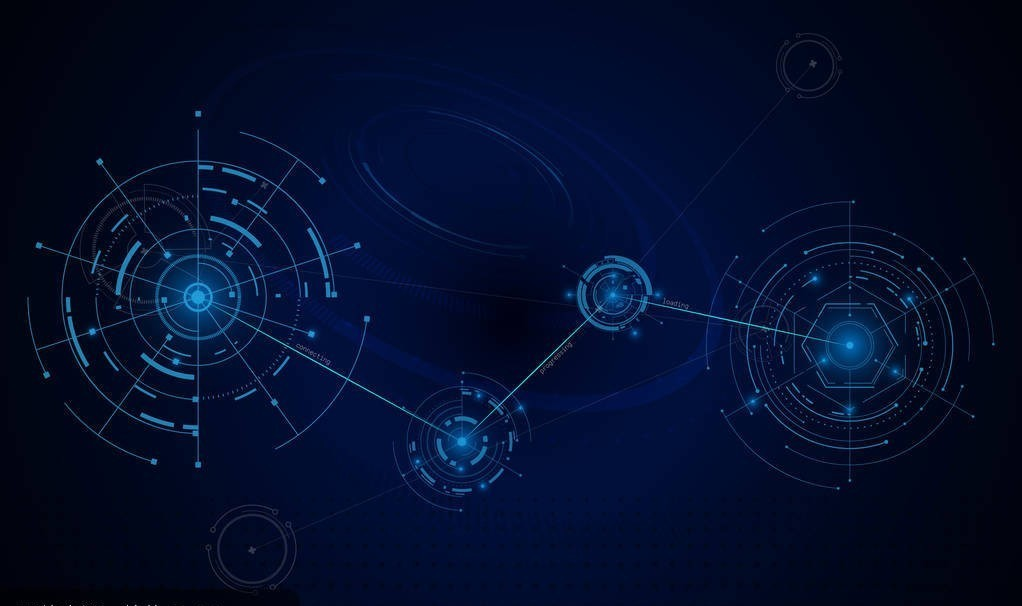
#> input picture 8.jpg, 1022 x 606 px; its folder holds only this picture in this run
$ python -i deal_change3.py   (imports and definitions only)   (older library calls are emulated)
#> lines starting #> are read from the running program, lines starting #| are printed output that depends on the picture; after the words box and inside, x2 and y2 are one past the last pixel; in counts of white or black regions, pixels touching at a corner belong together
#> further down, picture is the input picture: shape (606, 1022, 3); mean B, G, R 44.1, 14.1, 3.4
### Funs.py
#!/usr/bin/env python
# -*- coding: utf-8 -*-

import cv2
import numpy as np
from obj import *

#######################################
def nothing(x):
	pass
#######################################
# [6 lines left out: function carry, not called in this run]
#######################################
def filter_length(cnts,MinLength,MaxLength=10000):	#长度筛选
	new_cnts = []
	for cnt in cnts:
		length = cv2.arcLength(cnt,False)
		if length >= MinLength and length <= MaxLength:
			new_cnts.append(cnt)
	return new_cnts
############################################
def filter_HW(cnts,thread):				#长宽比筛选
	new_cnts = []
	for cnt in cnts:
		x,y,w,h = cv2.boundingRect(cnt)
		if w>h:
			t=w
			w=h
			h=t

		if h/float(w)<=thread:
			new_cnts.append(cnt)
	return new_cnts
##############################################
# [118 lines left out: functions filter_area, filter_matchShapes, draw_box, calibration, find_corner, find_corner2, not called in this run]

##################################################
def distance(x0,y0,x1,y1):
	distance = np.sqrt(np.square(x0-x1)+np.square(y0-y1))
	return distance

### deal_change3.py
#!/usr/bin/env python
# -*- coding: utf-8 -*-


import cv2
import numpy as np
from obj import *
from Funs import *
from read_xy import *

#################################################
#从图像中用cv获取目标区域
def get_objs(image):
	minVal = 100
	maxVal = 200
	MinLength = 100
	MaxLength = 800
	hwThread = 5

	img = image.copy()

	blur = cv2.GaussianBlur(img,(5,5),0)

	#Canny
	gray = cv2.cvtColor(blur,cv2.COLOR_BGR2GRAY)
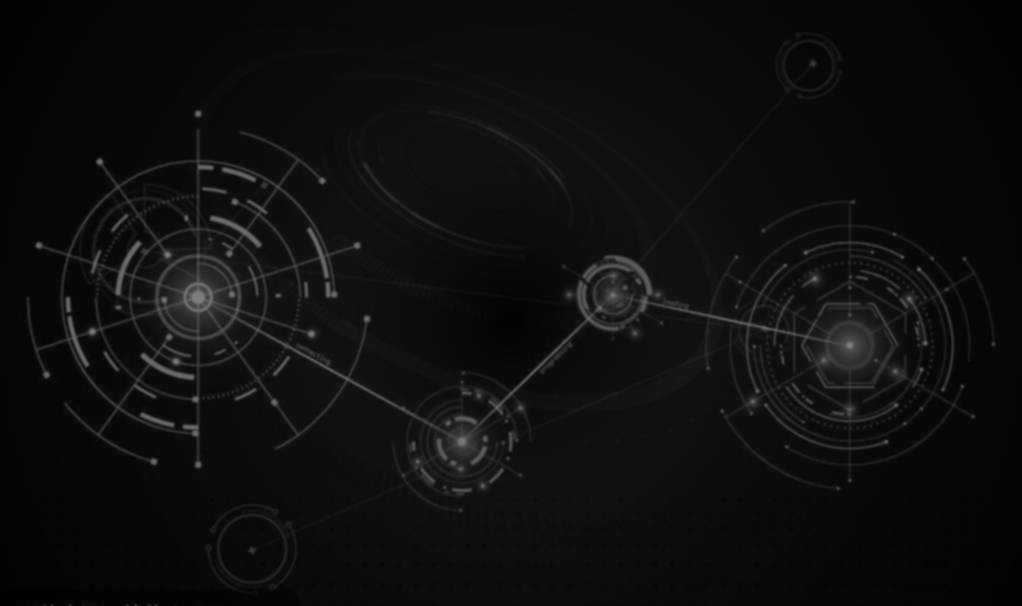
#> gray: shape (606, 1022); min 1, max 128, mean 14.3
	edges = cv2.Canny(gray,minVal,maxVal)
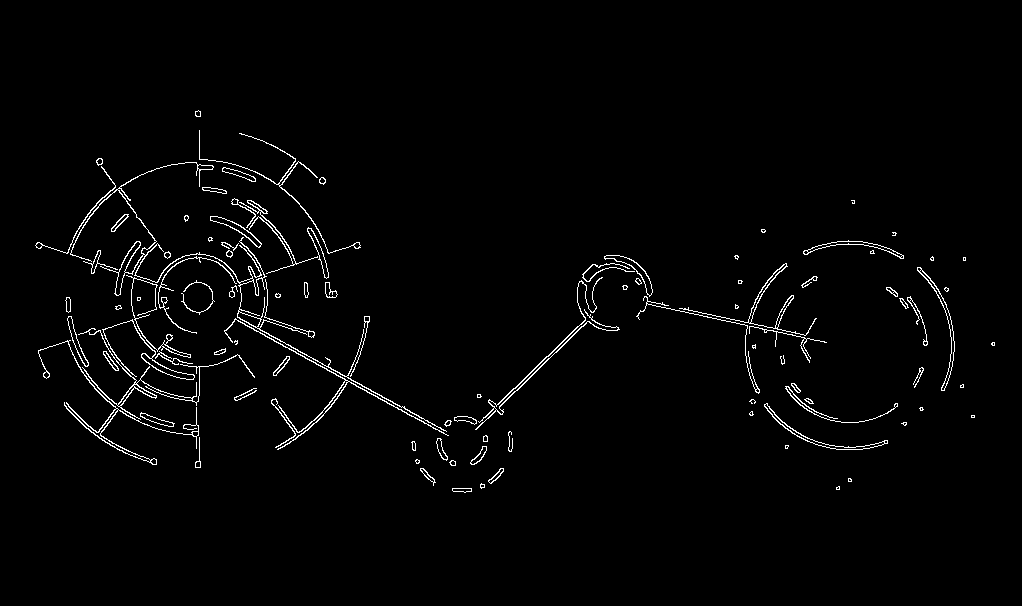
#> edges: shape (606, 1022); 1.9% white in thin lines or dots, all inside (x1, y1, x2, y2) = (35, 110, 995, 493)


	#find contours
	cnts,hierarchy = cv2.findContours(edges,cv2.RETR_EXTERNAL,cv2.CHAIN_APPROX_SIMPLE)
#> cnts = 100 contours, 35 with area under 20; largest, box (x1, y1, x2, y2) and area: (70, 162, 447, 432) 941, (764, 403, 888, 450) 410, (917, 267, 955, 391) 405, (102, 319, 195, 380) 360, (604, 255, 653, 297) 356

	#筛选轮廓
	if hierarchy is not None:
		cnts = filter_length(cnts,MinLength,MaxLength)	#根据长度过滤
#> the loop in filter_length, `for cnt in cnts:` made 100 passes
#> length on passes 1 to 12: 25.24, 10.41, 14.24, 9.41, 42.94, 47.53, 17.07, 12.66, 51.11, 8.41, 21.66, 53.87
#> (cnt, length) on pass 19: ([[971, 415], [971, 417], [974, 417], [974, 415]], 7)
#> after the loop in filter_length, `for cnt in cnts:`: new_cnts = 26 contours, 1 with area under 20; largest, box (x1, y1, x2, y2) and area: (764, 403, 888, 450) 410, (917, 267, 955, 391) 405, (102, 319, 195, 380) 360, (604, 255, 653, 297) 356, (679, 263, 817, 336) 352
#> cnts has the same summary as new_cnts in filter_length
		#cnts = filter_area(cnts,areaThread)
		cnts = filter_HW(cnts,hwThread)			#长宽比过滤
#> the loop in filter_HW, `for cnt in cnts:` made 26 passes
#> (x, y, t) on passes 1, 3, 4, 5, 6, 7, 11, 16, 17, 18, 19, 20: (764, 403, 124), (234, 388, 23), (785, 386, 113), (155, 351, 38), (749, 326, 78), (102, 319, 93), (636, 296, 124), (679, 263, 138), (582, 263, 53), (158, 256, 79), (604, 255, 49), (83, 250, 35)
#> (x, y) on passes 2, 8, 9, 10, 12, 13: (271, 398), (350, 316), (67, 316), (907, 296), (181, 280), (264, 279)
#> after the loop in filter_HW, `for cnt in cnts:`: new_cnts = 25 contours, 1 with area under 20; largest, box (x1, y1, x2, y2) and area: (764, 403, 888, 450) 410, (917, 267, 955, 391) 405, (102, 319, 195, 380) 360, (604, 255, 653, 297) 356, (679, 263, 817, 336) 352; t = 162
#> cnts has the same summary as new_cnts in filter_HW

		objs = []
		i = 0
		for cnt in cnts:
			x,y,w,h = cv2.boundingRect(cnt)
			box = cv2.minAreaRect(cnt)
			ob = obj([x,y,w,h],image[y:y+h,x:x+w],box)
			objs.append(ob)
			i = i + 1
#> this loop made 1 pass
#> (x, y, w, h, box) on pass 1: (764, 403, 124, 47, ((822.5, 433.2), (25.11, 129), -72.86))
#> after the loop, i = 0; objs = []
	return objs

########################################
# [226 lines left out: functions draw_obj, get_angle, get_lineAngle, find_dst, find_maxDistPoints, find_destMatches and 1 more, not called in this run]


>>> import cv2
>>> picture = cv2.imread('8.jpg')
#> (the run stopped early here; a loop or call above may not have finished)
